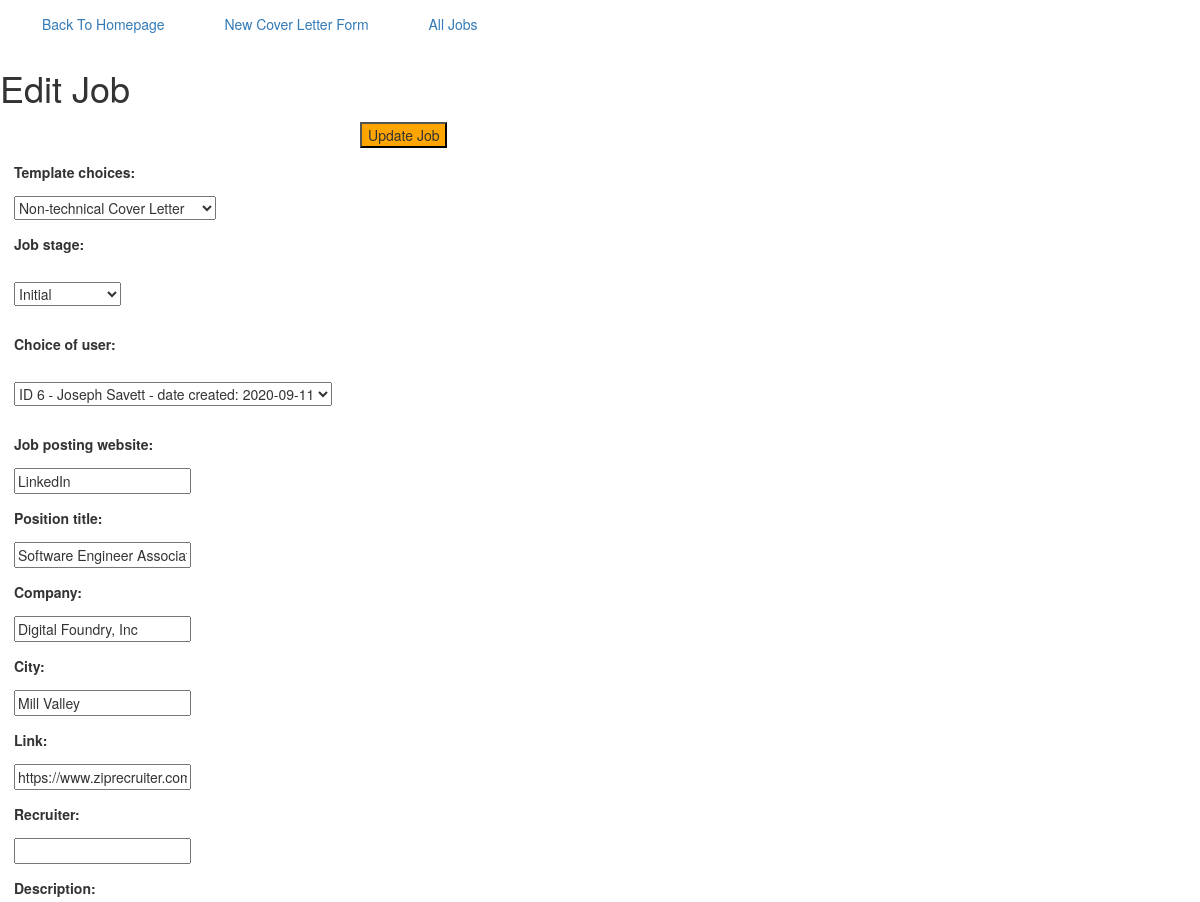
The page /cover-letter-generator/forms/edit-form/1103 (upper part) on the database as committed earlier.
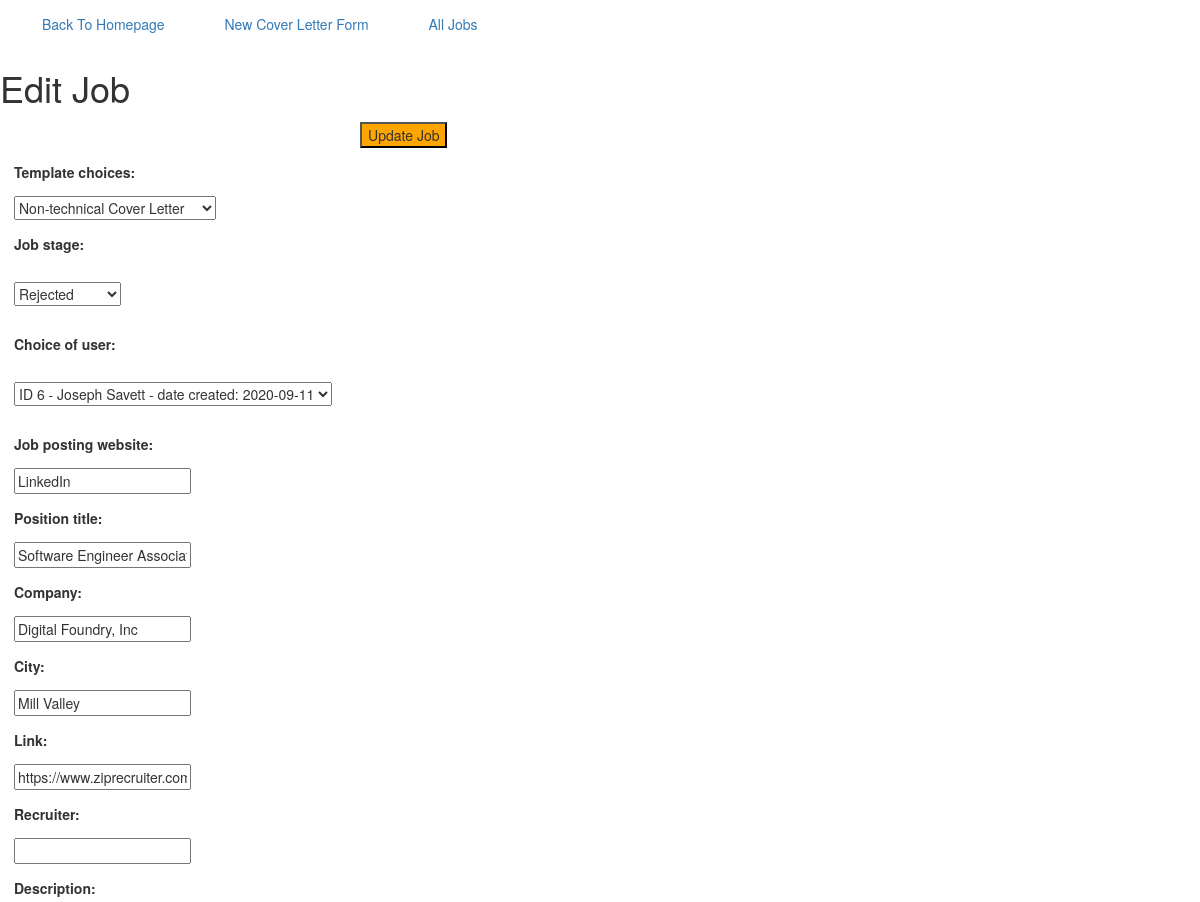
The same page on the database as committed later.
### coverLetters/models.py (models this page shows, shortened)
class Job(models.Model):
    job_template_choices = (
        ('Standard Job Template', 'Standard Job Template'),
        ('Triplebyte (message-version)', 'Triplebyte (message-version)'),
        ('non-technical-cover-letter', 'Non-technical Cover Letter'),
        ('cover-letter-4', 'Template 4'),
        ('cover-letter-5', 'Template 5')
    )
    job_stages = (
        ('Initial', 'Initial'),
        ('Active', 'Active'),
        ('Accepted', 'Accepted'),
        ('Rejected', 'Rejected'),
        ('No Response', 'No Response')
    )
    form_creation_date = models.CharField(
        max_length=100, blank=True, default=datetime.now().strftime('%B %dth, %Y'))
    template_choices = models.CharField(
        choices=job_template_choices, default='Standard Job Template', max_length=100, null=False, blank='False')
    job_stage = models.CharField(
        choices=job_stages, default='Rejected', max_length=100, null=False, blank='False')
    choice_of_user = models.ForeignKey(
        'UserDetail', on_delete=models.CASCADE, blank=True, null=True)
    job_posting_website = models.CharField("Job Posting Website", max_length=200,)
    position_title = models.CharField("Position Title",max_length = 200)
    company = models.CharField(max_length = 200, blank=True)
    city = models.CharField(max_length = 200,  blank=True)
    link = models.CharField(max_length = 200)
    recruiter = models.CharField(max_length = 200,  blank=True)
    description = models.TextField( blank=True)
    pre_bullet_point_paragraph_one = models.TextField( blank=True)
    pre_bullet_point_paragraph_two = models.TextField( blank=True)
    top_skills = models.TextField(
         blank=True, default='Dynamic and accomplished Software Engineer with experience and expertise in')
    bullet_point_one = models.TextField( blank=True)
    bullet_point_two = models.TextField( blank=True)
    bullet_point_three = models.TextField( blank=True)
    bullet_point_four = models.TextField( blank=True)
    bullet_point_five = models.TextField( blank=True)
    bullet_point_six = models.TextField( blank=True)
    bullet_point_seven = models.TextField( blank=True)
    bullet_point_eight = models.TextField( blank=True)
    post_bullet_point_paragraph_one = models.TextField( blank=True)
    post_bullet_point_paragraph_two = models.TextField( blank=True)
    modified_date = models.DateField(auto_now=True)
    created_date = models.DateField(auto_now_add=True)
    class Meta:
        unique_together = ('link', 'template_choices', 'position_title')
        ordering = ['-created_date', '-modified_date', '-position_title']
        get_latest_by = ['-created_date', 'modified_date']

### coverLetters/views.py (the view, shortened to what this page needs)
# urls.py: path('cover-letter-generator/forms/edit-form/<int:job_id>', coverLetters.views.edit_job_form,
def edit_job_form(request, job_id):
    job_detail = get_object_or_404(Job, pk=job_id)
    form = CoverLetterForm(instance=job_detail)
    return render(request, 'coverLetters/edit-template-form.html', {'coverLetterForm': form, 'job': job_detail,})

### coverLetters/models.py (called while the page is built)
    def __str__(self):
        return 'ID ' + str(self.id) + ' - ' + self.first_name + ' ' + self.last_name + ' - date created: ' + str(self.created_date)

### coverLetters/templates/coverLetters/edit-template-form.html (shortened to what this page needs)
{% load static %}
<!DOCTYPE html>
<html lang="en">
<head>
    <link rel="stylesheet" href="{% static 'css/reset.css' %}">
    <link rel="stylesheet" href="//maxcdn.bootstrapcdn.com/bootstrap/3.2.0/css/bootstrap.min.css">
    <link rel="stylesheet" href="//maxcdn.bootstrapcdn.com/bootstrap/3.2.0/css/bootstrap-theme.min.css">
    <link rel="stylesheet" href="{% static 'css/homepage.scss' %}">
    <link rel="stylesheet" href="{% static 'css/cover-letter-form.css' %}">
</head>
<body>
    <div class="information additional-spacing">
        <a href="{% url 'homepage' %}" style="margin: 1em;" class="additional-spacing"> Back To Homepage </a>
        <a href="{% url 'form-template' %}" style="margin: 1em;"  id='homepage-cover-letter-template-button' class="additional-spacing"> New Cover Letter Form </a>
        <a href="{% url 'all-jobs' %}" style="margin: 1em;"  class="additional-spacing"> All Jobs </a>
    </div>
    <h1> Edit Job </h1>
    <form action="{% url 'edit-job-form' job.id %}" method="post" class="cover-letter-form">
        <input type="submit" value="Update Job" class="floating-button" id='submit-button'/>
        {{ coverLetterForm }}
    </form>
</body>
</html>

Rows that differ between the two databases and show on the page:
changed Job "Non-technical Cover Letter": job_stage "Initial" → "Rejected"
